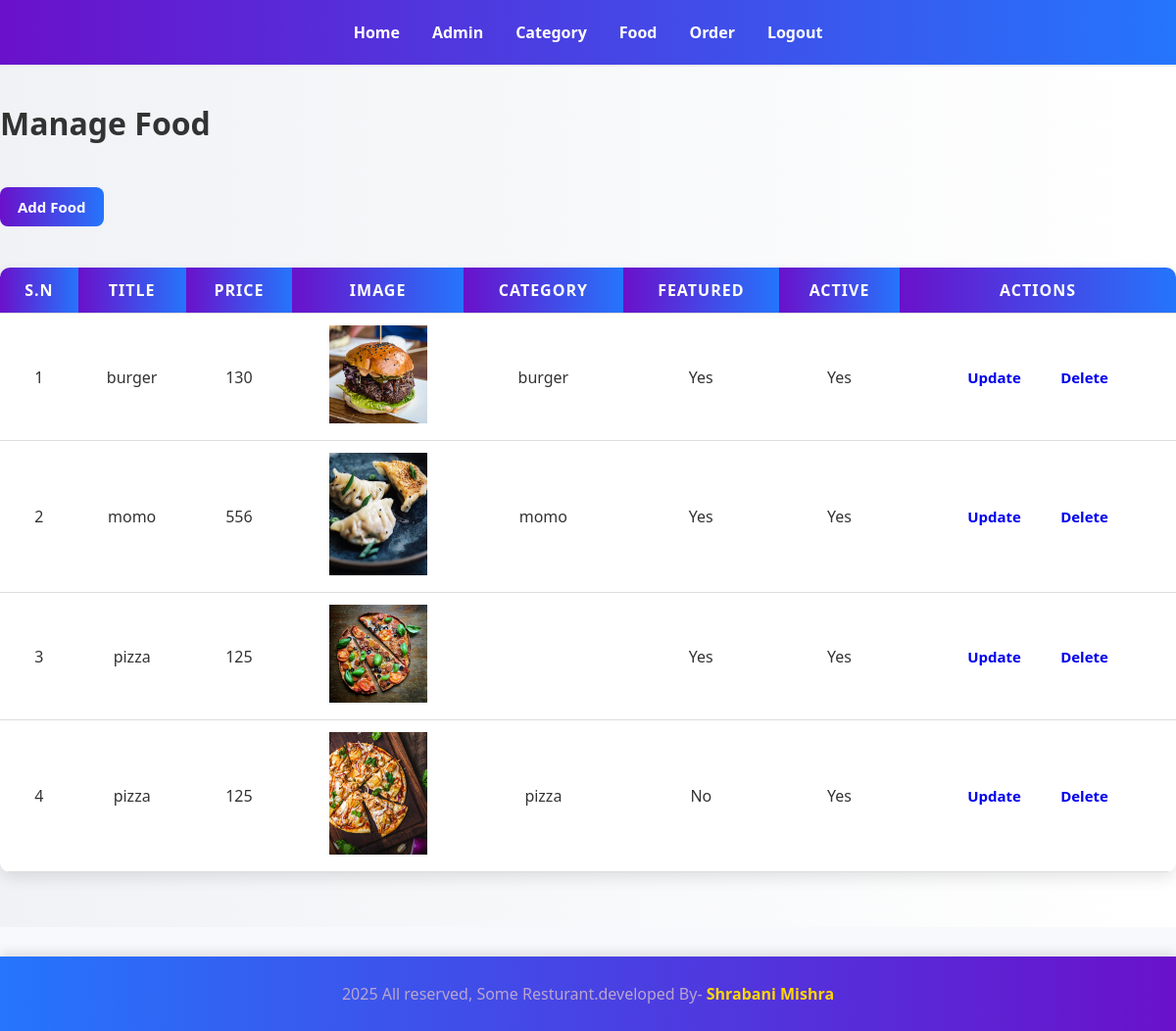
The page /resturant/admin/manage-food.php (signed in) on the database its author committed.
### tables this page shows
CREATE TABLE `tbl_category` (
  `id` int(10) UNSIGNED NOT NULL,
  `title` varchar(100) NOT NULL,
  `image_name` varchar(255) NOT NULL,
  `featured` varchar(10) NOT NULL,
  `active` varchar(10) NOT NULL
);

### resturant/admin/manage-food.php (the view, shortened to what this page needs)
<?php
include('partials/menu.php');
?>
<div class="main-content">
    <div class="wrapper">
        <h1>Manage Food</h1>
        <br>
        <br>
        <a href="<?php echo SITEURL; ?>admin/add-food.php" class="btn btn-primary">Add Food</a>
        <br><br>
        <table class="tbl-full">
            <tr>
                <th>S.N</th>
                <th>Title</th>
                <th>Price</th>
                <th>Image</th>
                <th>Category</th>
                <th>Featured</th>
                <th>Active</th>
                <th>Actions</th>
            </tr>
            <?php
            $sql = "SELECT f.*, c.title AS category_name
                    FROM `tbl-food` f
                    LEFT JOIN tbl_category c ON f.category_id = c.id";
            $res = mysqli_query($conn, $sql);
            $sn = 1;
            if ($res && mysqli_num_rows($res) > 0) {
                while ($row = mysqli_fetch_assoc($res)) {
                    $id = $row['id'];
                    $title = $row['title'];
                    $price = $row['price'];
                    $image_name = $row['image_name'];
                    $category_name = $row['category_name'];
                    $featured = $row['featured'];
                    $active = $row['active'];
                    ?>
            <tr>
                <td><?php echo $sn++; ?></td>
                <td><?php echo $title; ?></td>
                <td><?php echo $price; ?></td>
                <td>
                    <?php
                            if ($image_name != "") {
                                echo "<img src='" . SITEURL . "images/food/$image_name' width='100px' />";
                            } else {
                                echo "<div class='error'>No Image</div>";
                            }
                            ?>
                </td>
                <td><?php echo $category_name; ?></td>
                <td><?php echo $featured; ?></td>
                <td><?php echo $active; ?></td>
                <td>
                    <a href="<?php echo SITEURL; ?>admin/update-food.php?id=<?php echo $id; ?>"
                        class="btn btn-secondary">Update</a>
                    <a href="<?php echo SITEURL; ?>admin/delete-food.php?id=<?php echo $id; ?>&image_name=<?php echo $image_name; ?>"
                        class="btn btn-danger">Delete</a>
                </td>
            </tr>
            <?php
                }
            }
            ?>
        </table>
    </div>
</div>
<?php include('partials/footer.php'); ?>

### resturant/admin/partials/menu.php (shortened to what this page needs)
<!DOCTYPE html>
<html lang="en">
<head>
    <link rel="stylesheet" href="../css/admin.css">
</head>
<body>
    <section>
        <div class="menu text-center">
            <div class="wraper">
                <ul>
                    <li><a href="index.php">Home</a>
                    </li>
                    <li><a href="manage-admin.php">Admin</a>
                    </li>
                    <li><a href="manage-category.php">Category</a>
                    </li>
                    <li><a href="manage-food.php">Food</a>
                    </li>
                    <li><a href="manage-order.php">Order</a></li>
                    <li><a href="logout.php">Logout</a></li>
                </ul>
            </div>
        </div>
    </section>

### resturant/admin/partials/footer.php
    <section>
        <div class="footer">
            <div class="wraper">
                <P class="text-center">2025 All reserved, Some Resturant.developed By- <a href="">Shrabani Mishra</a>
                </P>
            </div>
        </div>
    </section>
</body>
</html>

### resturant/css/admin.css (style rules this page uses)
* { margin: 0; padding: 0; font-family: 'Segoe UI', Tahoma, Geneva, Verdana, sans-serif; }
body { background: #f8f9fd; color: #333; }
.wraper { padding: 1%; width: 80%; margin: 0 auto; color: hsl(269, 31%, 73%); }
.text-center { text-align: center; }
.menu { border-bottom: 2px solid #eee; background: linear-gradient(90deg, #6a11cb, #2575fc); padding: 10px 0; box-shadow: 0 4px 10px rgba(0, 0, 0, 0.1); }
.menu ul { list-style-type: none; }
.menu ul li { display: inline; padding: 1.5%; }
.menu ul li a { text-decoration: none; font-weight: bold; font-size: 16px; color: #fff; transition: all 0.3s ease; }
.main-content { background: linear-gradient(to right, #f0f2f5, #ffffff); padding: 3% 0; }
.footer { background: linear-gradient(90deg, #2575fc, #6a11cb); color: white; padding: 15px 0; margin-top: 30px; box-shadow: 0px -5px 10px rgba(0, 0, 0, 0.1); }
.footer a { color: #ffd700; text-decoration: none; font-weight: bold; transition: 0.3s; }
.btn { display: inline-block; padding: 10px 18px; font-size: 15px; font-weight: bold; border-radius: 8px; text-decoration: none; transition: all 0.3s ease; }
.btn-primary { background: linear-gradient(90deg, #6a11cb, #2575fc); color: #fff; border: none; }
table { width: 100%; border-collapse: collapse; margin: 20px 0; font-size: 16px; background: #fff; box-shadow: 0px 6px 15px rgba(0, 0, 0, 0.1); border-radius: 10px; overflow: hidden; }
table th, table td { padding: 12px 15px; text-align: center; border-bottom: 1px solid #ddd; }
table th { background: linear-gradient(90deg, #6a11cb, #2575fc); color: white; text-transform: uppercase; letter-spacing: 1px; }
table td { color: #333; }

### rows shown on the page
tbl-food: title "burger", price "130", image_name (picture), category.title "burger", featured "Yes", active "Yes"
tbl-food: title "momo", price "556", image_name (picture), category.title "momo", featured "Yes", active "Yes"
tbl-food: title "pizza", price "125", image_name (picture), featured "Yes", active "Yes"
tbl-food: title "pizza", price "125", image_name (picture), category.title "pizza", featured "No", active "Yes"
